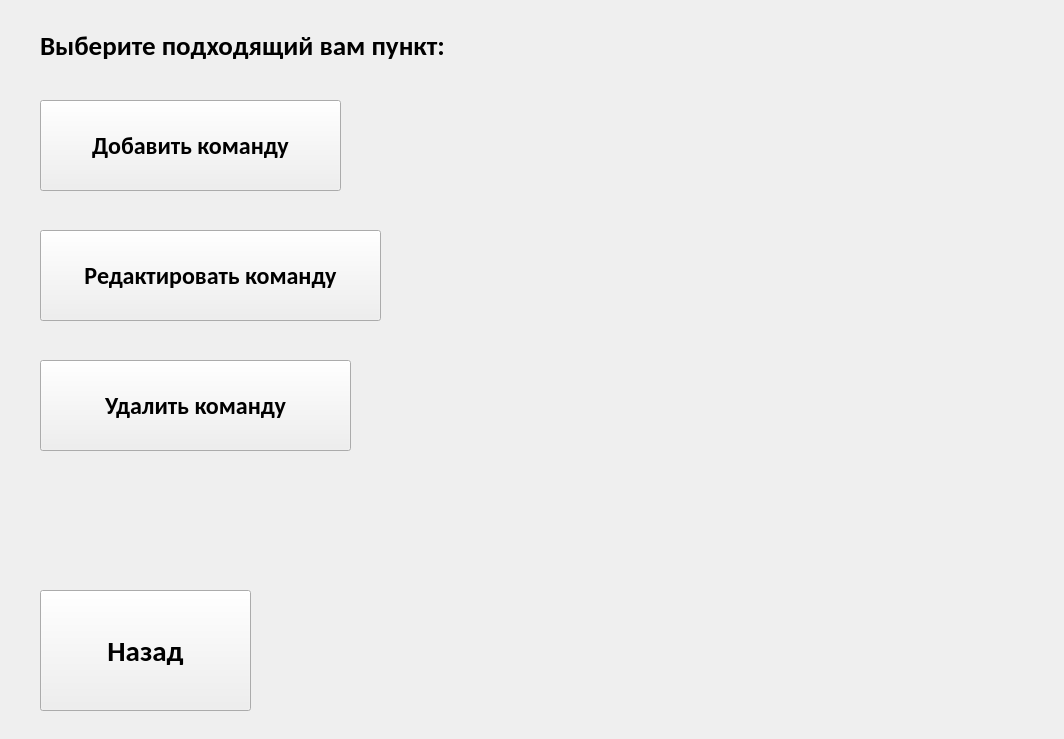
<?xml version="1.0" encoding="UTF-8"?>
<ui version="4.0">
 <class>MainWindow</class>
 <widget class="QMainWindow" name="MainWindow">
  <property name="geometry">
   <rect>
    <x>0</x>
    <y>0</y>
    <width>1064</width>
    <height>739</height>
   </rect>
  </property>
  <property name="windowTitle">
   <string>MainWindow</string>
  </property>
  <widget class="QWidget" name="centralwidget">
   <widget class="QPushButton" name="Back">
    <property name="geometry">
     <rect>
      <x>40</x>
      <y>590</y>
      <width>211</width>
      <height>121</height>
     </rect>
    </property>
    <property name="font">
     <font>
      <family>Calibri</family>
      <pointsize>22</pointsize>
      <weight>75</weight>
      <bold>true</bold>
     </font>
    </property>
    <property name="text">
     <string>Назад</string>
    </property>
   </widget>
   <widget class="QLabel" name="UrChange">
    <property name="geometry">
     <rect>
      <x>40</x>
      <y>20</y>
      <width>511</width>
      <height>51</height>
     </rect>
    </property>
    <property name="font">
     <font>
      <family>Calibri</family>
      <pointsize>20</pointsize>
      <weight>75</weight>
      <bold>true</bold>
     </font>
    </property>
    <property name="text">
     <string>Выберите подходящий вам пункт:</string>
    </property>
   </widget>
   <widget class="QPushButton" name="AddTeam">
    <property name="geometry">
     <rect>
      <x>40</x>
      <y>100</y>
      <width>301</width>
      <height>91</height>
     </rect>
    </property>
    <property name="font">
     <font>
      <family>Calibri</family>
      <pointsize>18</pointsize>
      <weight>75</weight>
      <bold>true</bold>
     </font>
    </property>
    <property name="text">
     <string>Добавить команду</string>
    </property>
   </widget>
   <widget class="QPushButton" name="EditTeam">
    <property name="geometry">
     <rect>
      <x>40</x>
      <y>230</y>
      <width>341</width>
      <height>91</height>
     </rect>
    </property>
    <property name="font">
     <font>
      <family>Calibri</family>
      <pointsize>18</pointsize>
      <weight>75</weight>
      <bold>true</bold>
     </font>
    </property>
    <property name="text">
     <string>Редактировать команду</string>
    </property>
   </widget>
   <widget class="QPushButton" name="DeleteTeam">
    <property name="geometry">
     <rect>
      <x>40</x>
      <y>360</y>
      <width>311</width>
      <height>91</height>
     </rect>
    </property>
    <property name="font">
     <font>
      <family>Calibri</family>
      <pointsize>18</pointsize>
      <weight>75</weight>
      <bold>true</bold>
     </font>
    </property>
    <property name="text">
     <string>Удалить команду</string>
    </property>
   </widget>
  </widget>
 </widget>
 <resources/>
 <connections/>
</ui>
